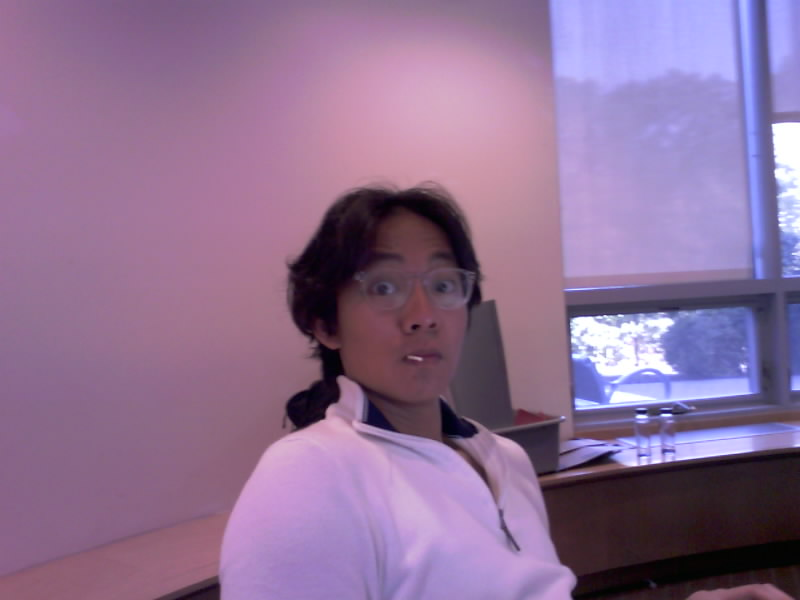
#> input picture assignments/01-histograms-binary-images/assets/IMAGE000.jpg, 800 x 600 px, found by its file name
$ python edge_detection.py   (older library calls are emulated)
#> lines starting #> are read from the running program, lines starting #| are printed output that depends on the picture
#> further down, image is the input picture: shape (600, 800, 3); mean B, G, R 148.4, 112.4, 142.2
### in-class/noise.py
import numpy as np
import cv2 as cv


def add_gaussian_noise(image: np.ndarray, sigma: float):
#> called with sigma = 0.1
    row, col, ch = image.shape
#> row = 600; col = 800; ch = 3
    gaussian = np.random.normal(0, sigma, (row, col, ch))
    noisy_image = np.clip(image + gaussian * 255, 0, 255)
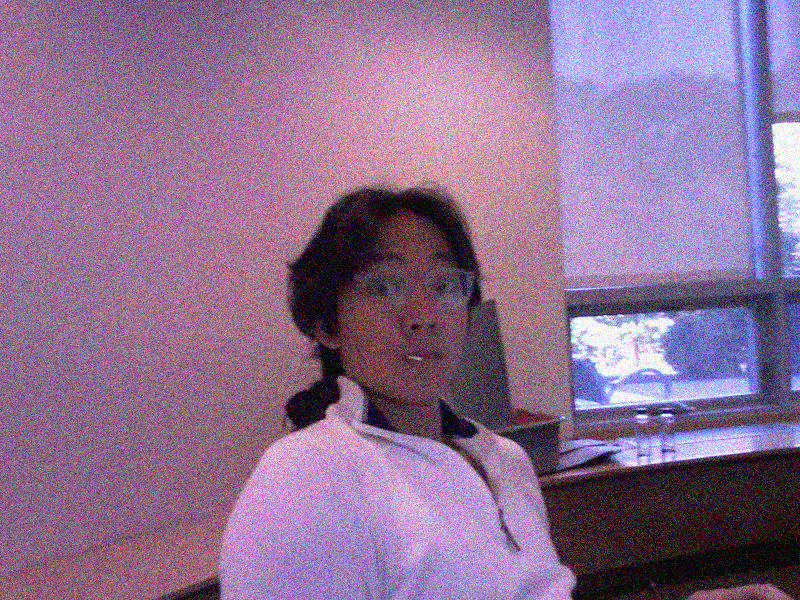
#> noisy_image: shape (600, 800, 3) float64; mean B, G, R 148, 112.8, 142.3
    return noisy_image.astype(np.uint8)


def add_salt_and_pepper_noise(
    image: np.ndarray, salt_prob=0.001, pepper_prob=0.001
):
#> called with salt_prob = 0.001, pepper_prob = 0.001
    noisy_image = np.copy(image)
    row, col, ch = image.shape
#> row = 600; col = 800; ch = 3

    # Salt noise
    num_salt = np.ceil(salt_prob * image.size).astype(int)
#> num_salt = 1440
    coords_row = np.random.randint(0, row - 1, num_salt)
    coords_col = np.random.randint(0, col - 1, num_salt)
    noisy_image[coords_row, coords_col, :] = 255

    # Pepper noise
    num_pepper = np.ceil(pepper_prob * image.size).astype(int)
#> num_pepper = 1440
    coords_row = np.random.randint(0, row - 1, num_pepper)
    coords_col = np.random.randint(0, col - 1, num_pepper)
    noisy_image[coords_row, coords_col, :] = 0
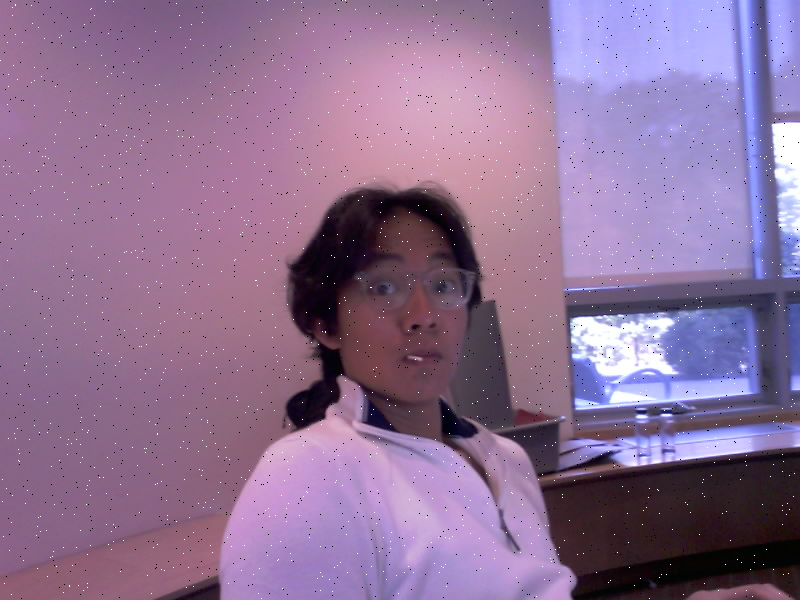
#> noisy_image: shape (600, 800, 3); mean B, G, R 148.3, 112.5, 142.1

    return noisy_image


def add_poisson_noise(image: np.ndarray):
    noisy_image = np.clip(np.random.poisson(image), 0, 255)
    return noisy_image.astype(np.uint8)


# [13 lines that do not run on import are left out]

### in-class/edge_detection.py
import cv2
import numpy as np
import matplotlib.pyplot as plt
from enum import Enum
import time

from noise import (
    add_gaussian_noise,
    add_poisson_noise,
    add_salt_and_pepper_noise,
)


class Operator(Enum):
    ROBERTS = 1
    PREWITT = 2
    SOBEL = 3
    SOBEL_CUSTOM = 4


def apply_operator(image: np.ndarray, operator: Operator) -> np.ndarray:
    match operator:
        case Operator.ROBERTS:
            kernel_x = np.array([[0, 1], [-1, 0]])
            kernel_y = np.array([[1, 0], [0, -1]])
            x = cv2.filter2D(image, cv2.CV_64F, kernel_x)
            y = cv2.filter2D(image, cv2.CV_64F, kernel_y)
            return cv2.convertScaleAbs(cv2.magnitude(x, y))
        case Operator.PREWITT:
            kernel_x = np.array([[-1, 0, 1], [-1, 0, 1], [-1, 0, 1]])
            kernel_y = np.array([[1, 1, 1], [0, 0, 0], [-1, -1, -1]])
            x = cv2.filter2D(image, cv2.CV_64F, kernel_x)
            y = cv2.filter2D(image, cv2.CV_64F, kernel_y)
            return cv2.convertScaleAbs(cv2.magnitude(x, y))
        case Operator.SOBEL:
            x = cv2.Sobel(image, cv2.CV_64F, 1, 0, ksize=3)
            y = cv2.Sobel(image, cv2.CV_64F, 0, 1, ksize=3)
            return cv2.convertScaleAbs(cv2.magnitude(x, y))
        case Operator.SOBEL_CUSTOM:
            return sobel_operator(image)
        case _:
            raise ValueError("Invalid operator")


def sobel_operator(image: np.ndarray) -> np.ndarray:
    kernel_x = np.array([[-1, 0, 1], [-2, 0, 2], [-1, 0, 1]], dtype=np.float32)
    kernel_y = np.array([[1, 2, 1], [0, 0, 0], [-1, -2, -1]], dtype=np.float32)

    padded = np.pad(image, 1, mode="constant").astype(np.float32)
    convolved = np.zeros_like(image, dtype=np.float32)
    for i in range(image.shape[0]):
        for j in range(image.shape[1]):
            x = (
                -padded[i, j]
                - 2 * padded[i + 1, j]
                - padded[i + 2, j]
                + padded[i, j + 2]
                + 2 * padded[i + 1, j + 2]
                + padded[i + 2, j + 2]
            )
            y = (
                padded[i, j]
                + 2 * padded[i + 1, j]
                + padded[i + 2, j]
                - padded[i, j + 2]
                - 2 * padded[i + 1, j + 2]
                - padded[i + 2, j + 2]
            )
            # Doing matrix multiplication is slower than the above method since a the kernel has 3 zeros.
            # x = (kernel_x * padded[i : i + 3, j : j + 3]).sum()
            # y = (kernel_y * padded[i : i + 3, j : j + 3]).sum()
            convolved[i, j] = np.hypot(x, y)

    return cv2.convertScaleAbs(convolved)


if __name__ == "__main__":
    image = cv2.imread("assets/IMAGE000.jpg", cv2.IMREAD_COLOR)
    noisy_image_gaussian = add_gaussian_noise(image, 0.1)
    noisy_image_poisson = add_poisson_noise(image)
    noisy_image_salt_pepper = add_salt_and_pepper_noise(image)

    image_gray = cv2.cvtColor(image, cv2.COLOR_BGR2GRAY)
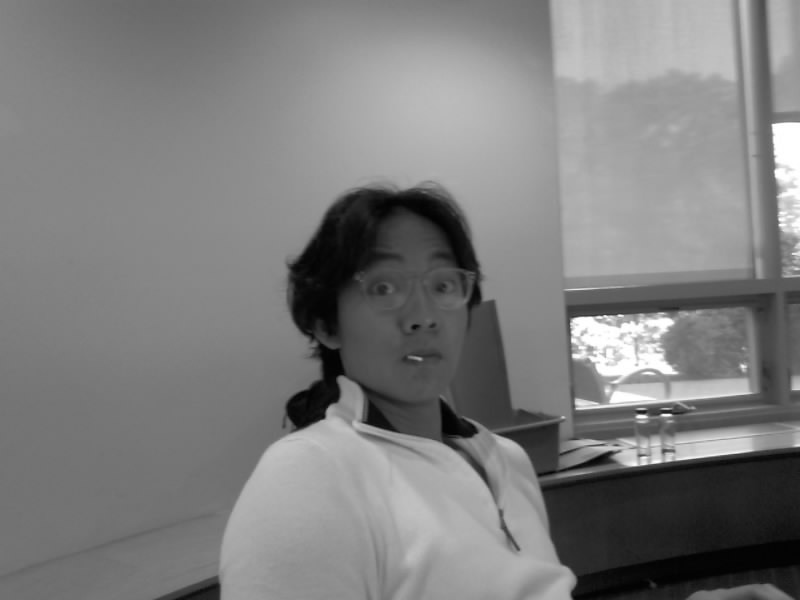
#> image_gray: shape (600, 800); min 0, max 255, mean 125.4
    image_gaussian_gray = cv2.cvtColor(noisy_image_gaussian, cv2.COLOR_BGR2GRAY)
    image_poisson_gray = cv2.cvtColor(noisy_image_poisson, cv2.COLOR_BGR2GRAY)
    image_salt_pepper_gray = cv2.cvtColor(
        noisy_image_salt_pepper, cv2.COLOR_BGR2GRAY
    )

    fig, axs = plt.subplots(4, 5, figsize=(25, 15))
    axs[0, 0].imshow(image_gray, cmap="gray")
    axs[0, 0].set_title("Original Image")

    axs[1, 0].imshow(image_gaussian_gray, cmap="gray")
    axs[1, 0].set_title("Gaussian Noise Image")

    axs[2, 0].imshow(image_poisson_gray, cmap="gray")
    axs[2, 0].set_title("Poisson Noise Image")

    axs[3, 0].imshow(image_salt_pepper_gray, cmap="gray")
    axs[3, 0].set_title("Salt and Pepper Noise Image")

    for operator in Operator:
        start_time = time.time()
        result = apply_operator(image_gray, operator)
        elapsed_time = time.time() - start_time
        axs[0, operator.value].imshow(result, cmap="gray")
        axs[0, operator.value].set_title(
            f"{operator.name} ({elapsed_time:.4f}s)"
        )

        start_time = time.time()
        noisy_gaussian_result = apply_operator(image_gaussian_gray, operator)
        elapsed_time = time.time() - start_time
        axs[1, operator.value].imshow(noisy_gaussian_result, cmap="gray")
        axs[1, operator.value].set_title(
            f"{operator.name} ({elapsed_time:.4f}s)"
        )

        start_time = time.time()
        noisy_poisson_result = apply_operator(image_poisson_gray, operator)
        elapsed_time = time.time() - start_time
        axs[2, operator.value].imshow(noisy_poisson_result, cmap="gray")
        axs[2, operator.value].set_title(
            f"{operator.name} ({elapsed_time:.4f}s)"
        )

        start_time = time.time()
        noisy_salt_pepper_result = apply_operator(
            image_salt_pepper_gray, operator
        )
        elapsed_time = time.time() - start_time
        axs[3, operator.value].imshow(noisy_salt_pepper_result, cmap="gray")
        axs[3, operator.value].set_title(
            f"{operator.name} ({elapsed_time:.4f}s)"
        )
#> this loop made 4 passes
#> pass 1, `result = apply_operator(image_gray, operator)`:
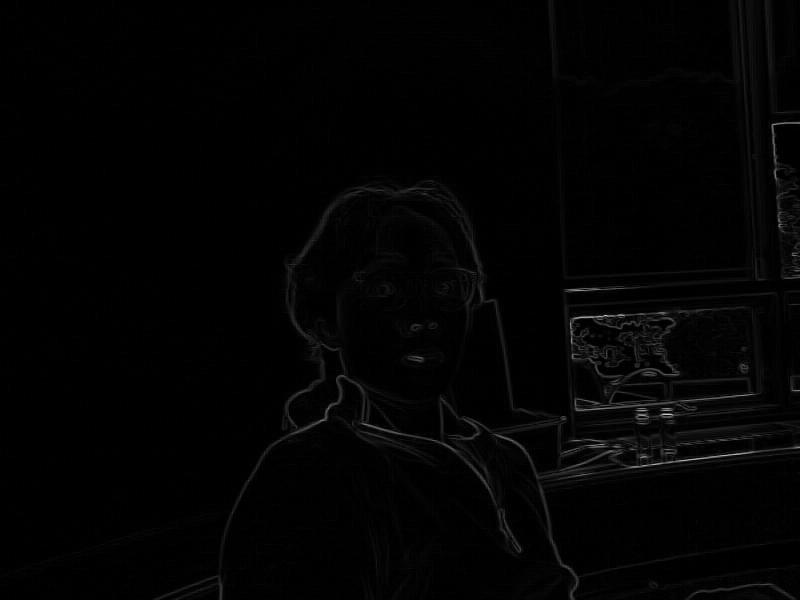
#> result: shape (600, 800); min 0, max 211, mean 3
#> pass 1, `noisy_gaussian_result = apply_operator(image_gaussian_gray, operator)`:
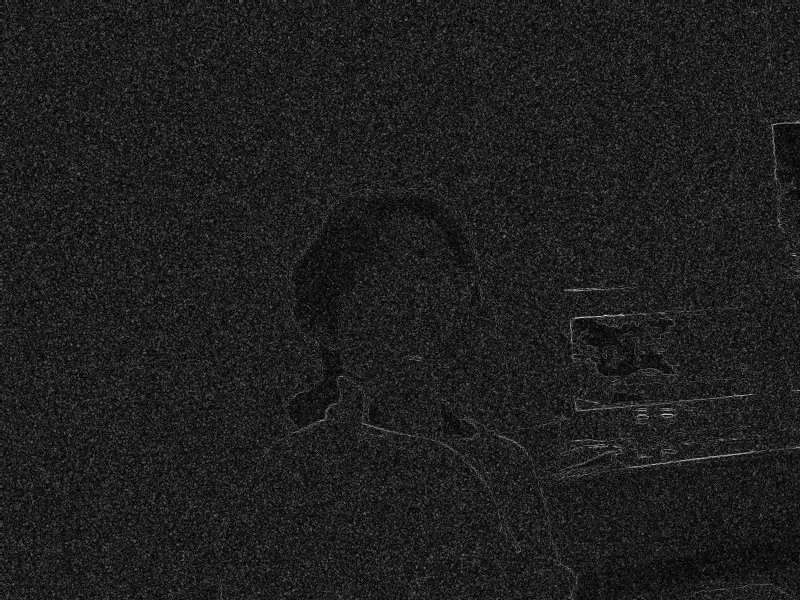
#> noisy_gaussian_result: shape (600, 800); min 0, max 236, mean 30.2
#> pass 1, `noisy_salt_pepper_result = apply_operator( image_salt_pepper_gray, ope..`:
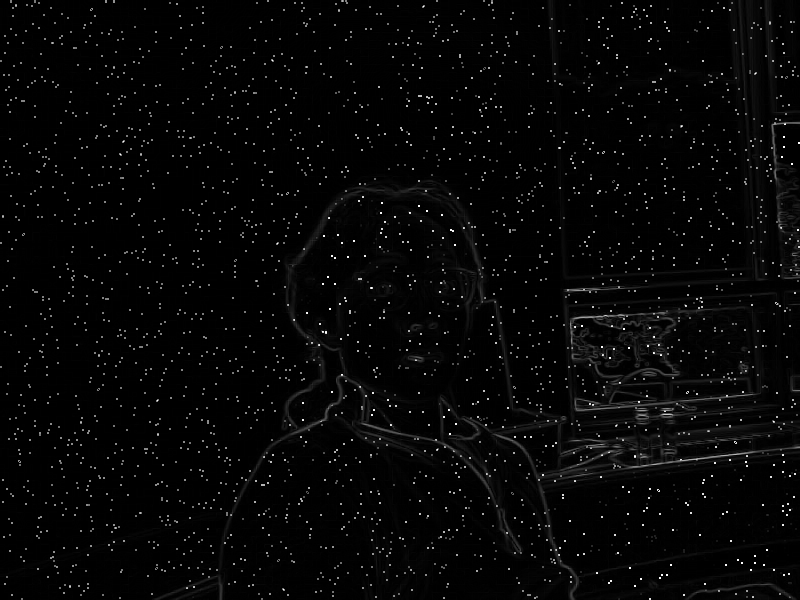
#> noisy_salt_pepper_result: shape (600, 800); min 0, max 255, mean 6

    fig.tight_layout()
    plt.show()
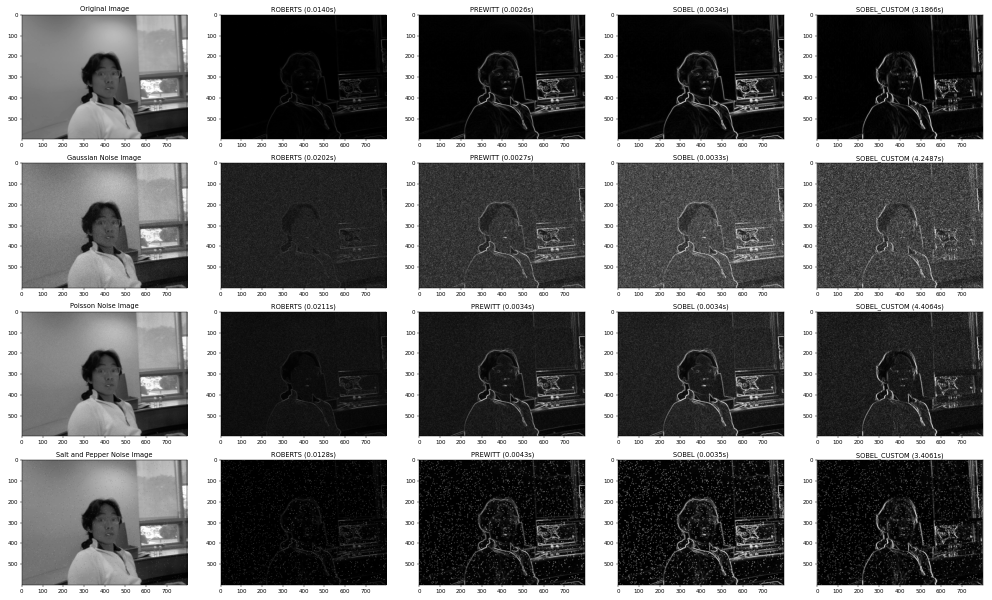
#> figure drawn by matplotlib, 20 panels
    fig.savefig("edge_detection.png")
